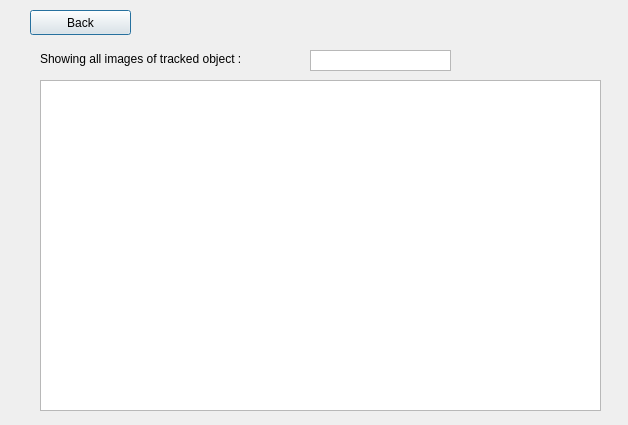
<?xml version="1.0" encoding="UTF-8"?>
<ui version="4.0">
 <class>Gallery</class>
 <widget class="QDialog" name="Gallery">
  <property name="geometry">
   <rect>
    <x>0</x>
    <y>0</y>
    <width>628</width>
    <height>425</height>
   </rect>
  </property>
  <property name="windowTitle">
   <string>Dialog</string>
  </property>
  <widget class="QPushButton" name="pushButton">
   <property name="geometry">
    <rect>
     <x>30</x>
     <y>10</y>
     <width>101</width>
     <height>25</height>
    </rect>
   </property>
   <property name="text">
    <string>Back</string>
   </property>
  </widget>
  <widget class="QListWidget" name="listWidget">
   <property name="geometry">
    <rect>
     <x>40</x>
     <y>80</y>
     <width>561</width>
     <height>331</height>
    </rect>
   </property>
  </widget>
  <widget class="QLabel" name="label">
   <property name="geometry">
    <rect>
     <x>40</x>
     <y>50</y>
     <width>261</width>
     <height>17</height>
    </rect>
   </property>
   <property name="text">
    <string>Showing all images of tracked object : </string>
   </property>
  </widget>
  <widget class="QListWidget" name="listWidget_2">
   <property name="geometry">
    <rect>
     <x>310</x>
     <y>50</y>
     <width>141</width>
     <height>21</height>
    </rect>
   </property>
  </widget>
 </widget>
 <resources/>
 <connections/>
</ui>
